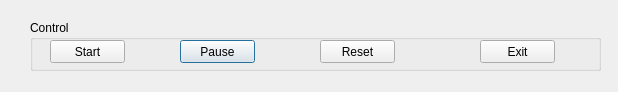
<?xml version="1.0" encoding="UTF-8"?>
<ui version="4.0">
 <class>Dialog</class>
 <widget class="QDialog" name="Dialog">
  <property name="geometry">
   <rect>
    <x>0</x>
    <y>0</y>
    <width>618</width>
    <height>92</height>
   </rect>
  </property>
  <property name="windowTitle">
   <string>UI</string>
  </property>
  <widget class="QGroupBox" name="groupBox_2">
   <property name="geometry">
    <rect>
     <x>30</x>
     <y>20</y>
     <width>571</width>
     <height>51</height>
    </rect>
   </property>
   <property name="title">
    <string>Control</string>
   </property>
   <widget class="QPushButton" name="Pause">
    <property name="geometry">
     <rect>
      <x>150</x>
      <y>20</y>
      <width>75</width>
      <height>23</height>
     </rect>
    </property>
    <property name="text">
     <string>Pause</string>
    </property>
   </widget>
   <widget class="QPushButton" name="Reset">
    <property name="geometry">
     <rect>
      <x>290</x>
      <y>20</y>
      <width>75</width>
      <height>23</height>
     </rect>
    </property>
    <property name="text">
     <string>Reset</string>
    </property>
   </widget>
   <widget class="QPushButton" name="Exit">
    <property name="geometry">
     <rect>
      <x>450</x>
      <y>20</y>
      <width>75</width>
      <height>23</height>
     </rect>
    </property>
    <property name="text">
     <string>Exit</string>
    </property>
   </widget>
   <widget class="QPushButton" name="Start">
    <property name="geometry">
     <rect>
      <x>20</x>
      <y>20</y>
      <width>75</width>
      <height>23</height>
     </rect>
    </property>
    <property name="text">
     <string>Start</string>
    </property>
   </widget>
  </widget>
 </widget>
 <resources/>
 <connections/>
</ui>
